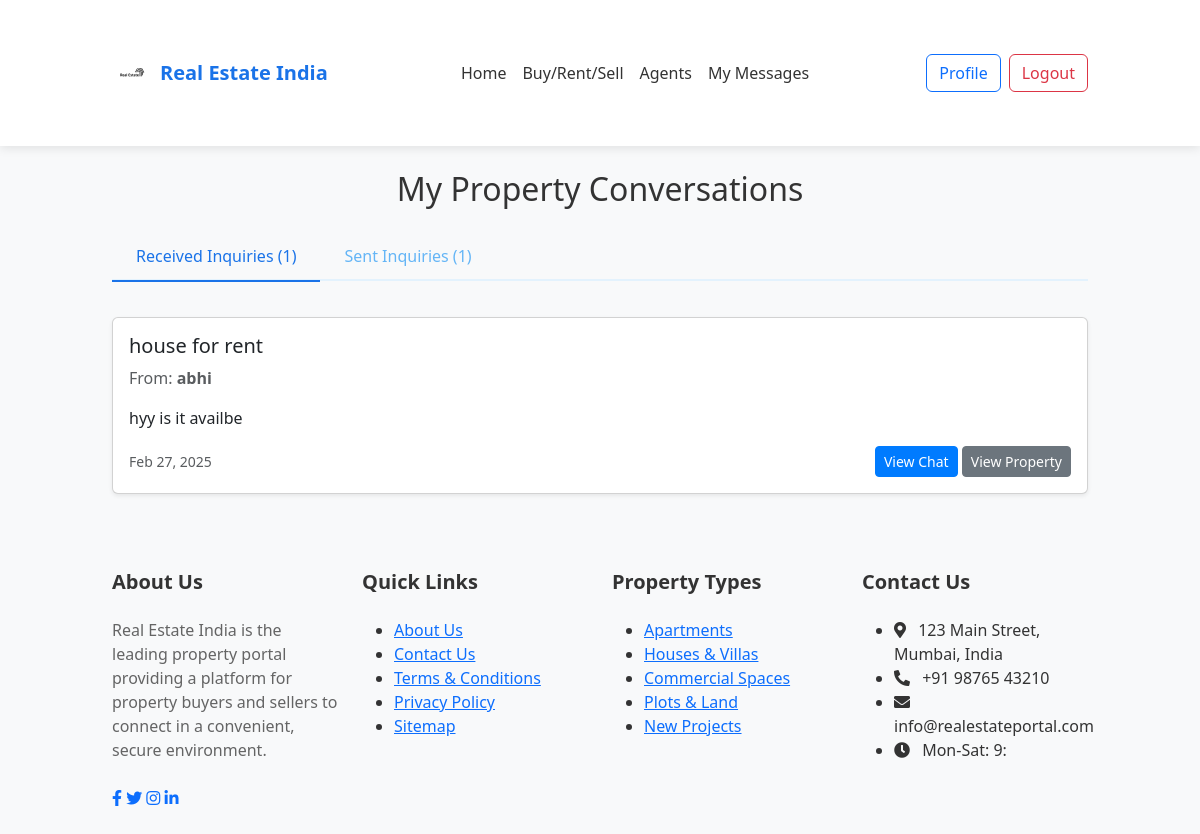
The app's page /properties/my-inquiries/ (signed in), older data.
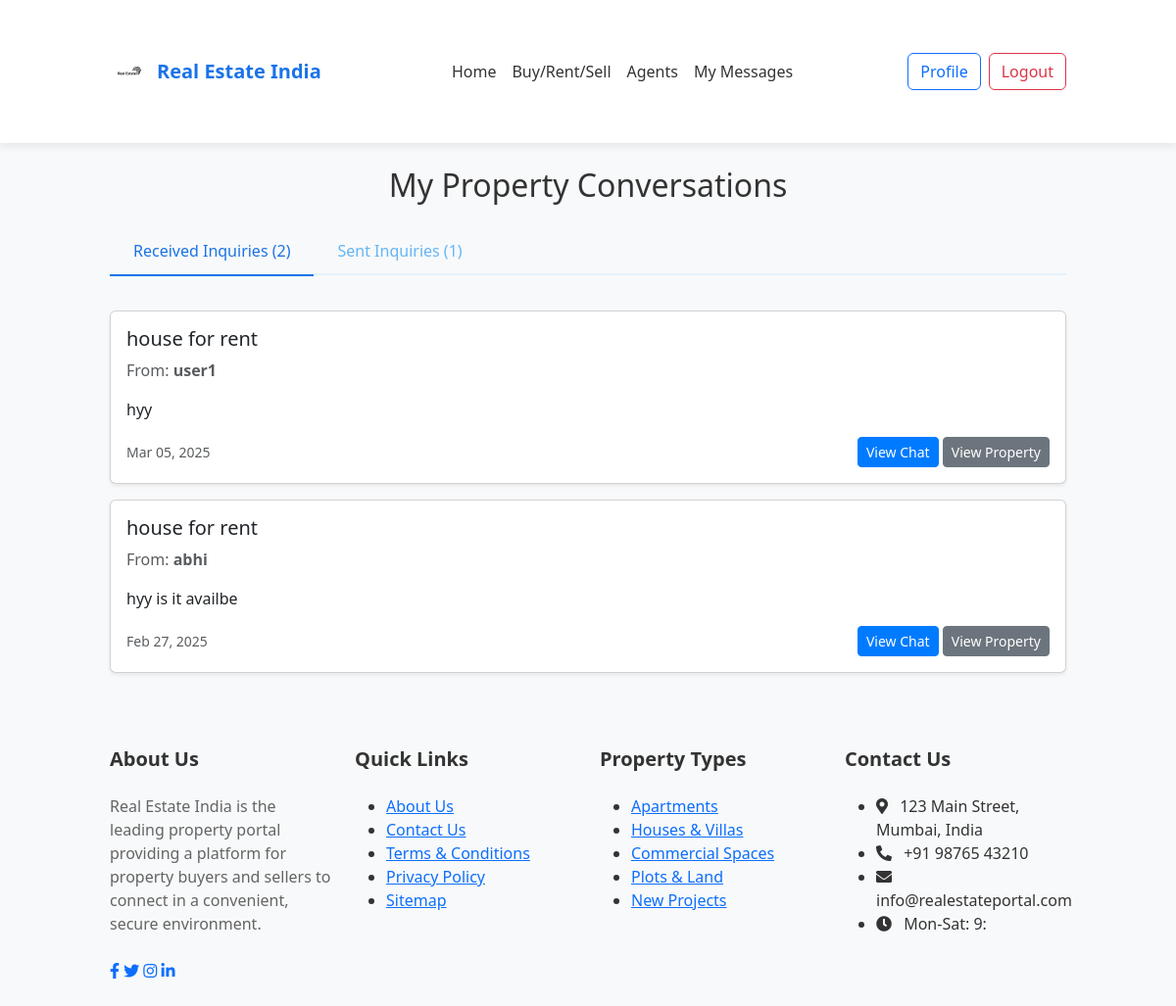
The same page, newer data.
### properties/models.py (models this page shows, shortened)
class PropertyInquiry(models.Model):
    property = models.ForeignKey(Property, on_delete=models.CASCADE, related_name='inquiries')
    sender = models.ForeignKey(User, related_name='sent_inquiries', on_delete=models.CASCADE)
    receiver = models.ForeignKey(User, related_name='received_inquiries', on_delete=models.CASCADE)
    message = models.TextField()
    created_at = models.DateTimeField(auto_now_add=True)
    is_active = models.BooleanField(default=True)

class Property(models.Model):
    agent = models.ForeignKey(Agent, on_delete=models.CASCADE, related_name='properties', null=True, blank=True)
    user = models.ForeignKey(User, on_delete=models.CASCADE, related_name='properties')
    location = models.ForeignKey('Location', on_delete=models.CASCADE, related_name='properties')
    title = models.CharField(max_length=100)
    description = models.TextField()
    property_type = models.CharField(
        max_length=20,
        choices=[
            ('house', 'House'),
            ('apartment', 'Apartment'),
            ('land', 'Land'),
            ('commercial', 'Commercial')
        ]
    )
    type = models.CharField(
        max_length=20,
        choices=[
            ('sale', 'For Sale'),
            ('rent', 'For Rent'),
            ('lease', 'For Lease'),
        ]
    )
    price = models.DecimalField(max_digits=15, decimal_places=2)
    bedrooms = models.IntegerField(default=0)
    bathrooms = models.IntegerField(default=0)
    area_sqft = models.IntegerField(default=0)
    status = models.CharField(
        max_length=20,
        choices=[
            ('available', 'Available'),
            ('sold', 'Sold'),
            ('pending', 'Pending')
        ],
        default='available'
    )
    created_at = models.DateTimeField(default=timezone.now)
    updated_at = models.DateTimeField(auto_now=True)

### accounts/models.py (models this page shows, shortened)
class User(AbstractUser):
    phone_number = models.CharField(max_length=15, blank=True, null=True)
    role = models.CharField(
        max_length=10,
        choices=[('user', 'User'), ('admin', 'Admin')],
        default='user'
    )
    groups = models.ManyToManyField(
        "auth.Group",
        related_name="custom_user_set",  # Change related_name
        blank=True
    )
    user_permissions = models.ManyToManyField(
        "auth.Permission",
        related_name="custom_user_permissions_set",  # Change related_name
        blank=True
    )

### properties/views.py (the view)
# urls.py: path('my-inquiries/', views.my_inquiries, name='my_inquiries'),
@login_required
def my_inquiries(request):
    sent_inquiries = PropertyInquiry.objects.filter(sender=request.user).order_by('-created_at')
    received_inquiries = PropertyInquiry.objects.filter(receiver=request.user).order_by('-created_at')
    return render(request, 'properties/my_inquiries.html', {
        'sent_inquiries': sent_inquiries,
        'received_inquiries': received_inquiries
    })

### properties/templates/properties/my_inquiries.html (shortened to what this page needs)
{% extends 'base.html' %}
{% load static %}
{% block content %}
<link rel="stylesheet" href="{% static 'css/message.css' %}">
<div class="container mt-4">
    <h2 class="text-center mb-4">My Property Conversations</h2>
    <ul class="nav nav-tabs" id="inquiryTabs" role="tablist">
        <li class="nav-item">
            <a class="nav-link active" id="received-tab" data-toggle="tab" href="#received" role="tab">
                Received Inquiries ({{ received_inquiries.count }})
            </a>
        </li>
        <li class="nav-item">
            <a class="nav-link" id="sent-tab" data-toggle="tab" href="#sent" role="tab">
                Sent Inquiries ({{ sent_inquiries.count }})
            </a>
        </li>
    </ul>
    <div class="tab-content mt-3" id="inquiryTabsContent">
        <div class="tab-pane fade show active" id="received" role="tabpanel">
            {% if received_inquiries %}
                <div class="list-group">
                    {% for inquiry in received_inquiries %}
                        <div class="card mb-3 p-3 shadow-sm">
                            <h5 class="card-title">{{ inquiry.property.title }}</h5>
                            <p class="text-muted">From: <strong>{{ inquiry.sender.username }}</strong></p>
                            <p>{{ inquiry.message|truncatechars:100 }}</p>
                            <div class="d-flex justify-content-between align-items-center">
                                <small class="text-muted">{{ inquiry.created_at|date:"M d, Y" }}</small>
                                <div>
                                    <a href="{% url 'chat_detail' inquiry.id %}" class="btn btn-sm btn-primary">View Chat</a>
                                    <a href="{% url 'property_detail' inquiry.property.id %}" class="btn btn-sm btn-secondary">View Property</a>
                                </div>
                            </div>
                        </div>
                    {% endfor %}
                </div>
            {% else %}
                <div class="alert alert-info">You haven't received any inquiries yet.</div>
            {% endif %}
        </div>
    </div>
</div>
{% endblock %}

### templates/base.html (shortened to what this page needs)
<!DOCTYPE html>
<html lang="en">
<head>
       {% load static %}
     <link href="https://cdn.jsdelivr.net/npm/bootstrap@5.3.0-alpha1/dist/css/bootstrap.min.css" rel="stylesheet">
    <link rel="stylesheet" href="https://cdnjs.cloudflare.com/ajax/libs/font-awesome/5.15.4/css/all.min.css">
    <link rel="stylesheet" href="{% static 'css/property_details.css' %}">
    <link rel="stylesheet" href="{% static 'css/chat.css' %}">
</head>
<body>
<nav class="navbar navbar-expand-lg navbar-light bg-white sticky-top">
        <div class="container">
            <a class="navbar-brand d-flex align-items-center" href="/">
                <img src="{% static 'images/logo.jpg' %}" alt="Real Estate India" height="40" class="me-2">
                <span>Real Estate India</span>
            </a>
            <div class="collapse navbar-collapse" id="navbarNav">
                <ul class="navbar-nav ms-auto me-auto">
                    <li class="nav-item">
                        <a class="nav-link" href="/">Home</a>
                    </li>
                    <li class="nav-item">
                        <a class="nav-link" href="{% url 'filter_properties' %}">Buy/Rent/Sell</a>
                    </li>
                    <li class="nav-item">
                        <a class="nav-link" href="{% url 'approved_agents_list' %}">Agents</a>
                    </li>
                    {% if user.is_authenticated %}
                    <li class="nav-item">
                        <a class="nav-link" href="{% url 'my_inquiries' %}">My Messages</a>
                    </li>
                    {% endif %}
                </ul>
                <div class="d-flex">
                    {% if user.is_authenticated %}
                    <a href="{% url 'user_dashboard' %}" class="btn btn-outline-primary me-2">Profile</a>
                    <a href="{% url 'logout' %}" class="btn btn-outline-danger">Logout</a>
                    {% else %}
                    <a href="{% url 'login' %}" class="btn btn-outline-primary me-2">Login</a>
                    <a href="{% url 'register' %}" class="btn btn-primary">Register</a>
                    {% endif %}
                </div>
            </div>
        </div>
    </nav>
    {% block content %}
    {% endblock  %}
    <footer class="footer">
        <div class="container">
            <div class="row">
                <div class="col-lg-3 col-md-6 mb-5 mb-md-0">
                    <h5 class="fw-bold mb-4">About Us</h5>
                    <p class="opacity-75">Real Estate India is the leading property portal providing a platform for property buyers and sellers to connect in a convenient, secure environment.</p>
                    <div class="mt-4">
                        <a href="#" class="social-icon"><i class="fab fa-facebook-f"></i></a>
                        <a href="#" class="social-icon"><i class="fab fa-twitter"></i></a>
                        <a href="#" class="social-icon"><i class="fab fa-instagram"></i></a>
                        <a href="#" class="social-icon"><i class="fab fa-linkedin-in"></i></a>
                    </div>
                </div>
                <div class="col-lg-3 col-md-6 mb-5 mb-md-0">
                    <h5 class="fw-bold mb-4">Quick Links</h5>
                    <ul class="footer-links">
                        <li><a href="#">About Us</a></li>
                        <li><a href="#">Contact Us</a></li>
                        <li><a href="#">Terms & Conditions</a></li>
                        <li><a href="#">Privacy Policy</a></li>
                        <li><a href="#">Sitemap</a></li>
                    </ul>
                </div>
                <div class="col-lg-3 col-md-6 mb-5 mb-md-0">
                    <h5 class="fw-bold mb-4">Property Types</h5>
                    <ul class="footer-links">
                        <li><a href="#">Apartments</a></li>
                        <li><a href="#">Houses & Villas</a></li>
                        <li><a href="#">Commercial Spaces</a></li>
                        <li><a href="#">Plots & Land</a></li>
                        <li><a href="#">New Projects</a></li>
                    </ul>
                </div>
                <div class="col-lg-3 col-md-6 mb-5 mb-md-0">
                    <h5 class="fw-bold mb-4">Contact Us</h5>
                    <ul class="footer-links">
                        <li><i class="fas fa-map-marker-alt me-2"></i> 123 Main Street, Mumbai, India</li>
                        <li><i class="fas fa-phone-alt me-2"></i> +91 98765 43210</li>
                        <li><i class="fas fa-envelope me-2"></i> info@realestateportal.com</li>
                        <li><i class="fas fa-clock me-2"></i> Mon-Sat: 9:
</body>
</html>

### properties/static/css/property_details.css (style rules this page uses)
body { font-family: 'Arial', sans-serif; background: #ffffff; margin: 0; padding: 0; color: #333; }

### properties/static/css/chat.css (style rules this page uses)
.btn-primary { background-color: #007bff; border-color: #007bff; }

### properties/static/css/message.css (style rules this page uses)
.container { max-width: 1000px; margin: 40px auto; }
.nav-tabs { border-bottom: 2px solid #e3f2fd; }
.nav-tabs .nav-item { margin-bottom: -2px; }
.nav-tabs .nav-link { color: #64b5f6; border: none; padding: 12px 24px; font-weight: 500; transition: all 0.3s ease; }
.nav-tabs .nav-link.active { color: #1a73e8; border-bottom: 2px solid #1a73e8; background: transparent; }
.tab-content { padding: 20px 0; }
.tab-pane.fade { transition: opacity 0.3s ease; }

### templates/base.html (style rules this page uses)
:root { --primary-blue: #1a73e8; --secondary-blue: #4285f4; --light-blue: #e8f0fe; --off-white: #f8f9fa; --pure-white: #ffffff; }
body { font-family: 'Segoe UI', Tahoma, Geneva, Verdana, sans-serif; background-color: var(--off-white); }
.navbar { box-shadow: 0 2px 10px rgba(0, 0, 0, 0.1); }
.navbar-brand { font-weight: 600; color: var(--primary-blue); }
.nav-link { color: #333; font-weight: 500; padding: 0.5rem 1rem; transition: color 0.3s; }

Row changes from the older to the newer data that the page shows:
added PropertyInquiry: property "house for rent", sender.username "user1", message "hyy", created_at "Mar 05, 2025"
Text that changed along with them:
{{ received_inquiries.count }}: "1" → "2"
